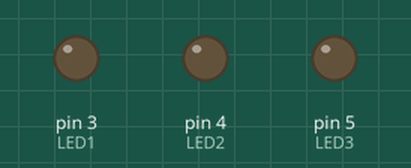
Recording of a sketch running on a simulated Arduino Uno, built with avr-gcc and run on an emulated ATmega328P. Parts: output pins drawn as LEDs (lit = HIGH). What the sketch prints to the serial monitor is not drawn.

Above: at 0.1 s.
At 0.35 s:
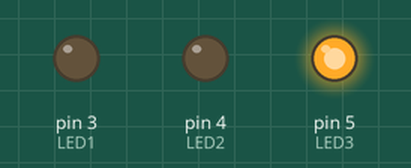
At 0.9 s:
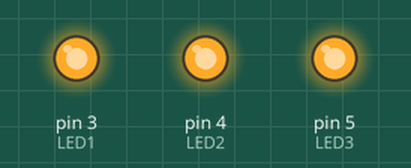
At 1.65 s:
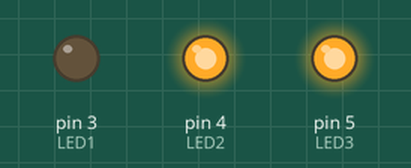
At 2.55 s:
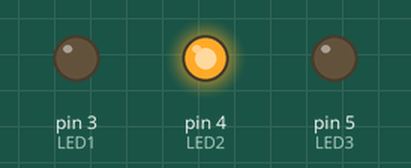
Timing chart, 0 to 3.0 s (numbered marks = the images above):
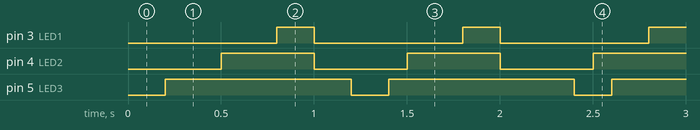

The sketch:

code-structs1-a-threeBlinkingLEDS.ino
```cpp
/****************************************************
✨ 3 LED BLINKER – EACH WITH DIFFERENT TIMING
-----------------------------------------------------
📘 GOAL:
Control 3 LEDs, each blinking with its own ON/OFF time.
No delay() used — everything runs at once using millis().

📍 USE CASES:
- Testing multiple indicators
- Learning about non-blocking code
- Building a traffic light or signal controller
****************************************************/

// 🔹 1. Define LED pins
const int LED1 = 3;
const int LED2 = 4;
const int LED3 = 5;

// 🔹 2. Define ON/OFF durations (in milliseconds)
unsigned long onTime1  = 200;   // LED1 ON for 200 ms
unsigned long offTime1 = 800;   // LED1 OFF for 800 ms

unsigned long onTime2  = 500;   // LED2 ON for 500 ms
unsigned long offTime2 = 500;   // LED2 OFF for 500 ms

unsigned long onTime3  = 1000;  // LED3 ON for 1000 ms
unsigned long offTime3 = 200;   // LED3 OFF for 200 ms

// 🔹 3. Variables to track LED states and last toggle times
bool ledState1 = false;
bool ledState2 = false;
bool ledState3 = false;

unsigned long previousMillis1 = 0;
unsigned long previousMillis2 = 0;
unsigned long previousMillis3 = 0;

void setup() {
  Serial.begin(9600);
  pinMode(LED1, OUTPUT);
  pinMode(LED2, OUTPUT);
  pinMode(LED3, OUTPUT);
  Serial.println("=== 3× LED BLINKER STARTED ===");
}

void loop() {
  unsigned long currentMillis = millis();  // current time

  // 🔹 LED1 — custom timing
  if (ledState1 && currentMillis - previousMillis1 >= onTime1) {
    ledState1 = false;
    previousMillis1 = currentMillis;
    digitalWrite(LED1, LOW);
  }
  else if (!ledState1 && currentMillis - previousMillis1 >= offTime1) {
    ledState1 = true;
    previousMillis1 = currentMillis;
    digitalWrite(LED1, HIGH);
  }

  // 🔹 LED2 — custom timing
  if (ledState2 && currentMillis - previousMillis2 >= onTime2) {
    ledState2 = false;
    previousMillis2 = currentMillis;
    digitalWrite(LED2, LOW);
  }
  else if (!ledState2 && currentMillis - previousMillis2 >= offTime2) {
    ledState2 = true;
    previousMillis2 = currentMillis;
    digitalWrite(LED2, HIGH);
  }

  // 🔹 LED3 — custom timing
  if (ledState3 && currentMillis - previousMillis3 >= onTime3) {
    ledState3 = false;
    previousMillis3 = currentMillis;
    digitalWrite(LED3, LOW);
  }
  else if (!ledState3 && currentMillis - previousMillis3 >= offTime3) {
    ledState3 = true;
    previousMillis3 = currentMillis;
    digitalWrite(LED3, HIGH);
  }
}
```

Measured:
- by itself, pin 3 (LED1): alternates HIGH for 0.20 s and LOW for 0.80 s
- by itself, pin 4 (LED2): alternates HIGH for 0.50 s and LOW for 0.50 s
- by itself, pin 5 (LED3): alternates HIGH for 1.0 s and LOW for 0.20 s
